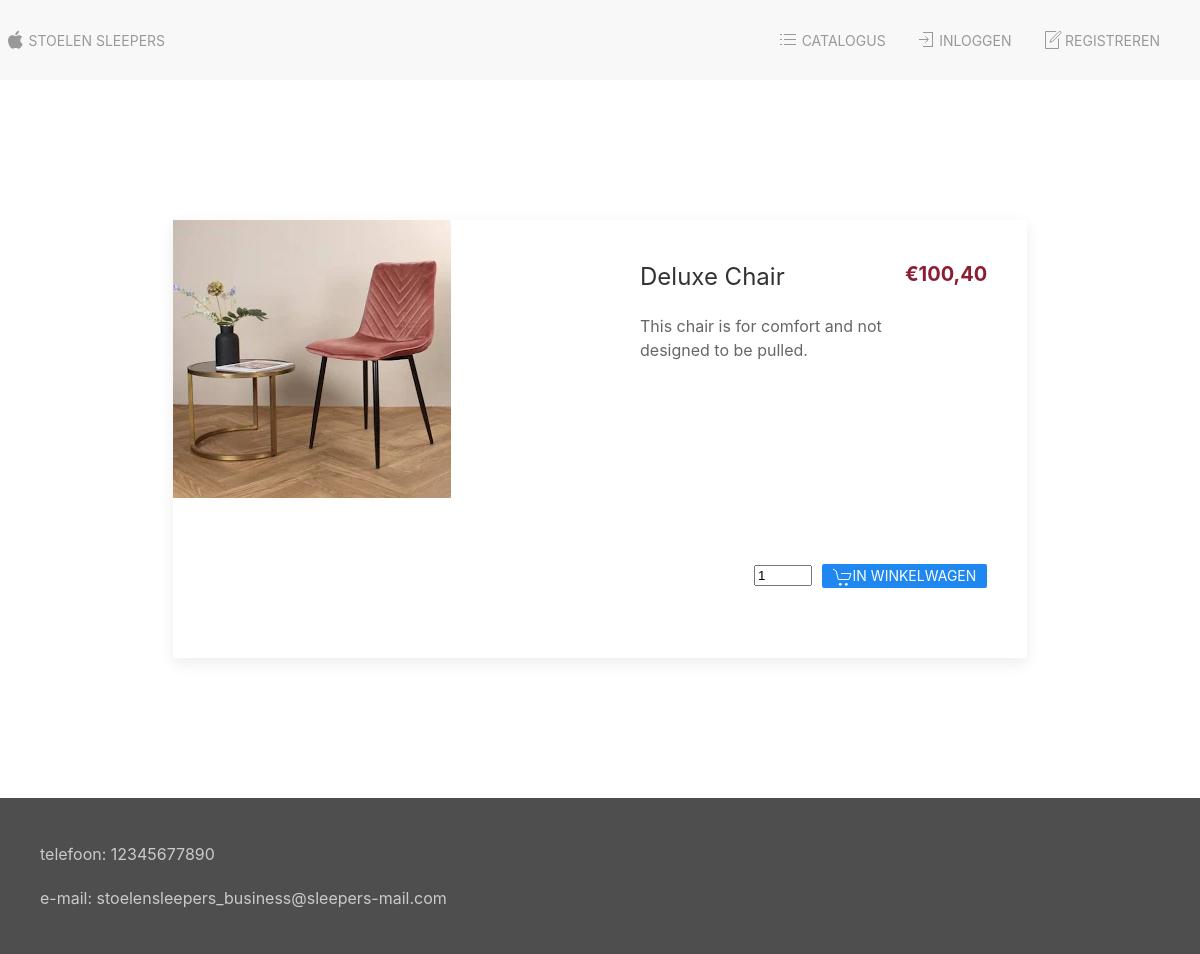
/dev/product.php?product_id=4, run on the app's committed database.
### tables this page shows
CREATE TABLE `products` (
  `ID` int(255) NOT NULL,
  `name` varchar(50) NOT NULL,
  `description` varchar(250) NOT NULL,
  `price` float NOT NULL,
  `image` varchar(50) NOT NULL,
  `categorie_id` int(255) NOT NULL
);

### dev/src/database/Database.class.php (called while the page is built, shortened)
<?php
class Database extends PDO
{
    public function runSql(string $sql, array $params = []): array
    {
        $query = $this->prepare($sql);
        $query->execute($params);
        return $query->fetchAll(PDO::FETCH_ASSOC);
    }
}

### dev/src/helpers/price.helper.php (called while the page is built, shortened)
<?php
class PriceHelper
{
    public function parseFloatToPrice(float $float): string
    {
        $stringFloat = (string) $float;
        $stringFloat = str_replace(".", ",", $stringFloat);
        $decimals = preg_split("/,/", $stringFloat);
        $decimals = (string) $decimals[1];
        if (
            !str_ends_with($decimals, "0") && !str_ends_with($decimals, "-")
            && strlen($decimals) < 2
        ) {
            $stringFloat .= "0";
        }
        return $stringFloat;
    }
}

### dev/product.php (the view, shortened to what this page needs)
<?php
include_once("./src/database/Database.class.php");
include_once("./src/helpers/price.helper.php");
$PriceHelper = new PriceHelper();
try {
    $dbconn = new Database();
    $productId = $_GET["product_id"];
    $sql = "SELECT * FROM products WHERE ID = :id";
    $recset = $dbconn->runSql($sql, [':id' => $productId]);
    if (empty($recset)) {
        $recset = $dbconn->runSql($sql, [':id' => 1])[0];
    } else {
        $recset = $recset[0];
    }
} catch (PDOException $e) {
    echo ("connection failed: " . $e->getMessage());
}
include_once("template/head.inc.php");
?>
<main>
    <div class="uk-container">
        <div class="uk-flex uk-flex-center uk-flex-wrap uk-flex-wrap-around">
            <div class="uk-flex-column">
                <div class="uk-flex-row@xl">
                    <div class="uk-card uk-card-default uk-grid-collapse uk-child-width-1-2@s uk-margin" uk-grid>
                        <section class="uk-width-1-2 uk-card-media-left">
                            <img src="<?= $recset["image"] ?>" class="" alt="" title="" />
                        </section>
                        <div>
                            <div class="uk-card-body">
                                <div class="uk-flex">
                                    <div class="uk-flex-row">
                                        <h2 class="uk-card-title"><?= $recset["name"] ?></h2>
                                        <p><?= $recset["description"] ?></p>
                                    </div>
                                    <div class="uk-flex-row">
                                        <div class="uk-flex-column">
                                            <h4 class="price-text">
                                                &euro;<?= $PriceHelper->parseFloatToPrice($recset["price"]) ?></h4>
                                        </div>
                                    </div>
                                </div>
                            </div>
                            <div class="uk-column-1-1 uk-margin-xlarge-top">
                                <div class="uk-container uk-margin-medium-right">
                                    <div class="uk-flex uk-flex-right">
                                        <form class="uk-margin-large" name="cart"
                                            action="src/formHandlers/toCart.handler.php" method="POST">
                                            <div uk-form-custom="target: true">
                                                <input name="amount" type="number"
                                                    class="uk-form-width-xsmall uk-margin-xsmall-right" value="1"
                                                    min="1" max="50" required
                                                    oninput="enableToCartIfProductAmountGood()">
                                                <button name="toCart" type="submit"
                                                    class="uk-label uk-button uk-button-primary"><span
                                                        uk-icon="icon: cart"></span>in Winkelwagen</button>
                                            </div>
                                        </form>
                                    </div>
                                </div>
                            </div>
                        </div>
                    </div>
                </div>
            </div>
        </div>
    </div>
</main>
<?php
include_once("template/foot.inc.php");

### data on the page
products: image (picture), name "Deluxe Chair", description "This chair is for comfort and not designed to be pulled.", price "100,40"
